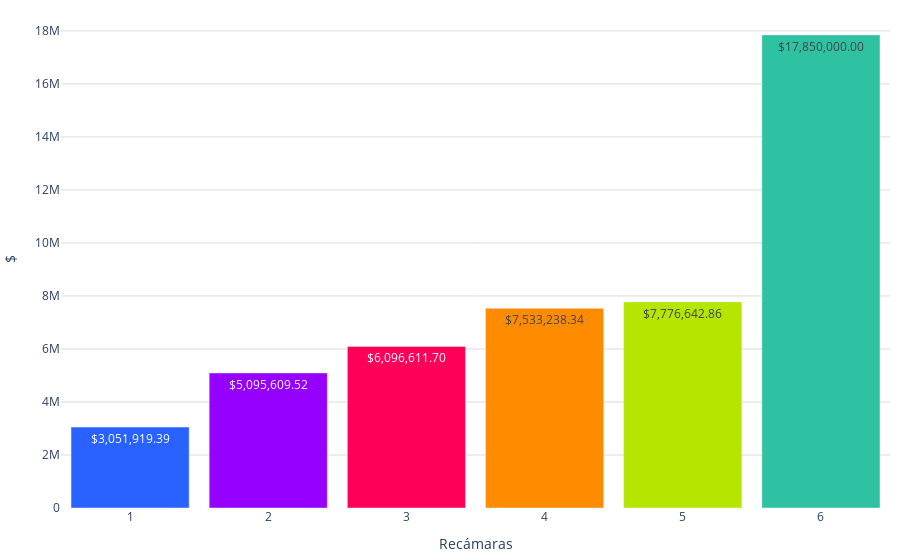

Notebook cell for this chart:
### Code cell
import pandas as pd
import plotly.graph_objects as go
import locale

# Establecer configuración regional para el formato de precios
locale.setlocale(locale.LC_ALL, '')

# Definir función para formatear precios
def format_price(price):
    return locale.currency(price, grouping=True)

# Crear una lista de etiquetas para el eje x
etiquetas = [str(recamaras) if recamaras != 16 else '16+' for recamaras in df_promedio_depas['Recamaras']]

# Obtener los precios y el número de recámaras
precios = df_promedio_depas['precio']

# Crear el texto con los precios formateados
text_precios = [format_price(precio) for precio in precios]

colores = ['#2962ff', '#9500ff', '#ff0059', '#ff8c00', '#b4e600', '#2EC2A2','#E50CB6','#4225CF','#2CBA4D','#2962ff', '#9500ff', '#ff0059']

fig = go.Figure()
fig.add_trace(go.Bar(
    x=etiquetas,
    y=precios,
    text=text_precios,
    marker_color=colores,
    textposition='auto' 
))
fig.update_layout(
    #title='Precio promedio por número de baños',
    xaxis=dict(title='Recámaras'),
    yaxis=dict(title='$', gridcolor='#dddcda', ),
    bargap=0.1,
    bargroupgap=0.05,
    plot_bgcolor='rgba(0,0,0,0)',
    margin=dict(l=10, r=10, t=10, b=10),  # Ajusta los márgenes (left, right, top, bottom)        
)

fig.show()

### Figure 1 — Plotly figure (JSON) as saved in the notebook; plotly's stock layout.template omitted (floating-point values rounded to 4 significant figures)
{"data": [{"marker": {"color": ["#2962ff", "#9500ff", "#ff0059", "#ff8c00", "#b4e600", "#2EC2A2", "#E50CB6", "#4225CF", "#2CBA4D", "#2962ff", "#9500ff", "#ff0059"]}, "text": ["$3,051,919.39", "$5,095,609.52", "$6,096,611.70", "$7,533,238.34", "$7,776,642.86", "$17,850,000.00"], "textposition": "auto", "type": "bar", "x": ["1", "2", "3", "4", "5", "6"], "y": [3052000.0, 5096000.0, 6097000.0, 7533000.0, 7777000.0, 17850000]}], "layout": {"bargap": 0.1, "bargroupgap": 0.05, "margin": {"b": 10, "l": 10, "r": 10, "t": 10}, "plot_bgcolor": "rgba(0,0,0,0)", "xaxis": {"title": {"text": "Recámaras"}}, "yaxis": {"gridcolor": "#dddcda", "title": {"text": "$"}}}}
